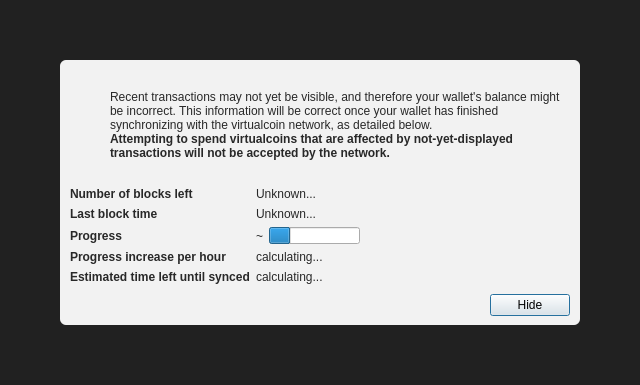
<?xml version="1.0" encoding="UTF-8"?>
<ui version="4.0">
 <class>ModalOverlay</class>
 <widget class="QWidget" name="ModalOverlay">
  <property name="geometry">
   <rect>
    <x>0</x>
    <y>0</y>
    <width>640</width>
    <height>385</height>
   </rect>
  </property>
  <property name="windowTitle">
   <string>Form</string>
  </property>
  <layout class="QVBoxLayout" name="verticalLayout" stretch="0">
   <property name="sizeConstraint">
    <enum>QLayout::SetDefaultConstraint</enum>
   </property>
   <property name="leftMargin">
    <number>0</number>
   </property>
   <property name="topMargin">
    <number>0</number>
   </property>
   <property name="rightMargin">
    <number>0</number>
   </property>
   <property name="bottomMargin">
    <number>0</number>
   </property>
   <item>
    <widget class="QWidget" name="bgWidget" native="true">
     <property name="styleSheet">
      <string notr="true">#bgWidget { background: rgba(0,0,0,220); }</string>
     </property>
     <layout class="QVBoxLayout" name="verticalLayoutMain" stretch="1">
      <property name="leftMargin">
       <number>60</number>
      </property>
      <property name="topMargin">
       <number>60</number>
      </property>
      <property name="rightMargin">
       <number>60</number>
      </property>
      <property name="bottomMargin">
       <number>60</number>
      </property>
      <item>
       <widget class="QWidget" name="contentWidget" native="true">
        <property name="styleSheet">
         <string notr="true">#contentWidget { background: rgba(255,255,255,240); border-radius: 6px; }

QLabel { color: rgb(40,40,40);  }</string>
        </property>
        <layout class="QVBoxLayout" name="verticalLayoutSub" stretch="1,0,0,0">
         <property name="spacing">
          <number>0</number>
         </property>
         <property name="leftMargin">
          <number>10</number>
         </property>
         <property name="topMargin">
          <number>10</number>
         </property>
         <property name="rightMargin">
          <number>10</number>
         </property>
         <property name="bottomMargin">
          <number>10</number>
         </property>
         <item>
          <layout class="QHBoxLayout" name="horizontalLayoutIconText" stretch="0,1">
           <property name="topMargin">
            <number>20</number>
           </property>
           <item>
            <layout class="QVBoxLayout" name="verticalLayoutIcon">
             <property name="leftMargin">
              <number>0</number>
             </property>
             <item>
              <widget class="QPushButton" name="warningIcon">
               <property name="enabled">
                <bool>false</bool>
               </property>
               <property name="text">
                <string/>
               </property>
               <property name="icon">
                <iconset>
                 <normaloff>:/icons/warning</normaloff>
                 <disabledoff>:/icons/warning</disabledoff>:/icons/warning</iconset>
               </property>
               <property name="iconSize">
                <size>
                 <width>48</width>
                 <height>48</height>
                </size>
               </property>
               <property name="flat">
                <bool>true</bool>
               </property>
              </widget>
             </item>
             <item>
              <spacer name="verticalSpacerWarningIcon">
               <property name="orientation">
                <enum>Qt::Vertical</enum>
               </property>
               <property name="sizeHint" stdset="0">
                <size>
                 <width>20</width>
                 <height>40</height>
                </size>
               </property>
              </spacer>
             </item>
            </layout>
           </item>
           <item>
            <layout class="QVBoxLayout" name="verticalLayoutInfoText">
             <property name="leftMargin">
              <number>0</number>
             </property>
             <property name="topMargin">
              <number>0</number>
             </property>
             <item>
              <widget class="QLabel" name="infoText">
               <property name="text">
                <string>Recent transactions may not yet be visible, and therefore your wallet's balance might be incorrect. This information will be correct once your wallet has finished synchronizing with the virtualcoin network, as detailed below.</string>
               </property>
               <property name="textFormat">
                <enum>Qt::RichText</enum>
               </property>
               <property name="wordWrap">
                <bool>true</bool>
               </property>
              </widget>
             </item>
             <item>
              <widget class="QLabel" name="infoTextStrong">
               <property name="font">
                <font>
                 <weight>75</weight>
                 <bold>true</bold>
                </font>
               </property>
               <property name="text">
                <string>Attempting to spend virtualcoins that are affected by not-yet-displayed transactions will not be accepted by the network.</string>
               </property>
               <property name="textFormat">
                <enum>Qt::RichText</enum>
               </property>
               <property name="wordWrap">
                <bool>true</bool>
               </property>
              </widget>
             </item>
             <item>
              <spacer name="verticalSpacerInTextSpace">
               <property name="orientation">
                <enum>Qt::Vertical</enum>
               </property>
               <property name="sizeHint" stdset="0">
                <size>
                 <width>20</width>
                 <height>40</height>
                </size>
               </property>
              </spacer>
             </item>
            </layout>
           </item>
          </layout>
         </item>
         <item>
          <spacer name="verticalSpacerAfterText">
           <property name="orientation">
            <enum>Qt::Vertical</enum>
           </property>
           <property name="sizeHint" stdset="0">
            <size>
             <width>20</width>
             <height>40</height>
            </size>
           </property>
          </spacer>
         </item>
         <item>
          <layout class="QFormLayout" name="formLayout">
           <property name="fieldGrowthPolicy">
            <enum>QFormLayout::FieldsStayAtSizeHint</enum>
           </property>
           <property name="horizontalSpacing">
            <number>6</number>
           </property>
           <property name="verticalSpacing">
            <number>6</number>
           </property>
           <property name="topMargin">
            <number>10</number>
           </property>
           <item row="0" column="0">
            <widget class="QLabel" name="labelNumberOfBlocksLeft">
             <property name="font">
              <font>
               <weight>75</weight>
               <bold>true</bold>
              </font>
             </property>
             <property name="text">
              <string>Number of blocks left</string>
             </property>
            </widget>
           </item>
           <item row="0" column="1">
            <widget class="QLabel" name="numberOfBlocksLeft">
             <property name="text">
              <string>Unknown...</string>
             </property>
            </widget>
           </item>
           <item row="1" column="0">
            <widget class="QLabel" name="labelLastBlockTime">
             <property name="font">
              <font>
               <weight>75</weight>
               <bold>true</bold>
              </font>
             </property>
             <property name="text">
              <string>Last block time</string>
             </property>
            </widget>
           </item>
           <item row="1" column="1">
            <widget class="QLabel" name="newestBlockDate">
             <property name="sizePolicy">
              <sizepolicy hsizetype="Maximum" vsizetype="Preferred">
               <horstretch>0</horstretch>
               <verstretch>0</verstretch>
              </sizepolicy>
             </property>
             <property name="text">
              <string>Unknown...</string>
             </property>
            </widget>
           </item>
           <item row="2" column="0">
            <widget class="QLabel" name="labelSyncDone">
             <property name="font">
              <font>
               <weight>75</weight>
               <bold>true</bold>
              </font>
             </property>
             <property name="text">
              <string>Progress</string>
             </property>
            </widget>
           </item>
           <item row="2" column="1">
            <layout class="QHBoxLayout" name="horizontalLayoutSync" stretch="0,1">
             <item>
              <widget class="QLabel" name="percentageProgress">
               <property name="text">
                <string notr="true">~</string>
               </property>
              </widget>
             </item>
             <item>
              <widget class="QProgressBar" name="progressBar">
               <property name="value">
                <number>24</number>
               </property>
               <property name="format">
                <string/>
               </property>
              </widget>
             </item>
            </layout>
           </item>
           <item row="4" column="0">
            <widget class="QLabel" name="labelProgressIncrease">
             <property name="font">
              <font>
               <weight>75</weight>
               <bold>true</bold>
              </font>
             </property>
             <property name="text">
              <string>Progress increase per hour</string>
             </property>
            </widget>
           </item>
           <item row="4" column="1">
            <widget class="QLabel" name="progressIncreasePerH">
             <property name="text">
              <string>calculating...</string>
             </property>
            </widget>
           </item>
           <item row="5" column="0">
            <widget class="QLabel" name="labelEstimatedTimeLeft">
             <property name="font">
              <font>
               <weight>75</weight>
               <bold>true</bold>
              </font>
             </property>
             <property name="text">
              <string>Estimated time left until synced</string>
             </property>
            </widget>
           </item>
           <item row="5" column="1">
            <widget class="QLabel" name="expectedTimeLeft">
             <property name="text">
              <string>calculating...</string>
             </property>
            </widget>
           </item>
          </layout>
         </item>
         <item>
          <layout class="QHBoxLayout" name="horizontalLayoutButtons">
           <property name="leftMargin">
            <number>10</number>
           </property>
           <property name="topMargin">
            <number>10</number>
           </property>
           <item>
            <spacer name="horizontalSpacer">
             <property name="orientation">
              <enum>Qt::Horizontal</enum>
             </property>
             <property name="sizeHint" stdset="0">
              <size>
               <width>40</width>
               <height>20</height>
              </size>
             </property>
            </spacer>
           </item>
           <item>
            <widget class="QPushButton" name="closeButton">
             <property name="text">
              <string>Hide</string>
             </property>
             <property name="focusPolicy">
              <enum>Qt::StrongFocus</enum>
             </property>
             <property name="default">
              <bool>true</bool>
             </property>
            </widget>
           </item>
          </layout>
         </item>
        </layout>
       </widget>
      </item>
     </layout>
    </widget>
   </item>
  </layout>
 </widget>
 <resources/>
 <connections/>
</ui>
